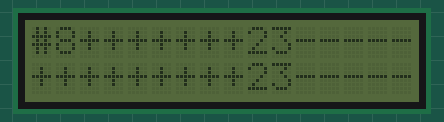
This sketch was run on a simulated Arduino Uno, built with avr-gcc and run on an emulated ATmega328P. Parts: 16×2 character LCD.

Above: at 0.2 s.
At 4.7 s:
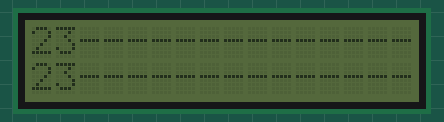
At 9.7 s:
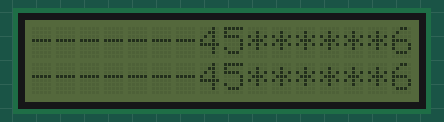
At 19.7 s:
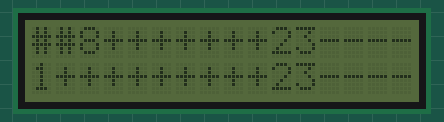
At 29.2 s:
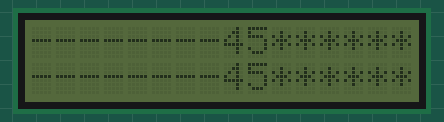
At 39.3 s:
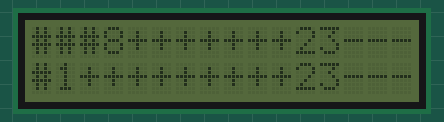

The sketch:

app.ino
```cpp
#include <LiquidCrystal_I2C.h>

LiquidCrystal_I2C lcd(0x27, 16, 2);

void setup()
{
    //put your setup code here, to run once:
    lcd.init();

    lcd.setCursor(0, 0);
    lcd.print("1+++++++++23---------------45******67#####8");

    lcd.setCursor(0, 1);
    lcd.print("1+++++++++23---------------45******67#####8");
}

void loop()
{
    int n;

    for(n=0; n<80; n++)
    {
        lcd.scrollDisplayLeft();
        delay(500);
    }
    delay(4000);

    for(n=0; n<80; n++)
    {
        lcd.scrollDisplayRight();
        delay(500);
    }
    delay(4000);
}
```

Measured:
- what the display in image 1 shows lasts 0.5 s, from 4.7 s to 5.2 s
